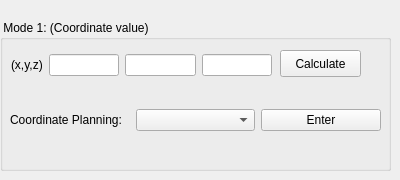
     <widget class="QWidget" name="page_2">
      <widget class="QGroupBox" name="groupBox_2">
       <property name="geometry">
        <rect>
         <x>0</x>
         <y>20</y>
         <width>391</width>
         <height>151</height>
        </rect>
       </property>
       <property name="title">
        <string> Mode 1: (Coordinate value)</string>
       </property>
       <widget class="QPushButton" name="pushButton_49">
        <property name="geometry">
         <rect>
          <x>280</x>
          <y>30</y>
          <width>81</width>
          <height>27</height>
         </rect>
        </property>
        <property name="text">
         <string>Calculate</string>
        </property>
       </widget>
       <widget class="QWidget" name="layoutWidget">
        <property name="geometry">
         <rect>
          <x>11</x>
          <y>30</y>
          <width>261</width>
          <height>31</height>
         </rect>
        </property>
        <layout class="QGridLayout" name="gridLayout_16">
         <item row="0" column="0">
          <widget class="QLabel" name="label_17">
           <property name="text">
            <string>(x,y,z)</string>
           </property>
          </widget>
         </item>
         <item row="0" column="1">
          <widget class="QLineEdit" name="lineEdit_8"/>
         </item>
         <item row="0" column="2">
          <widget class="QLineEdit" name="lineEdit_9"/>
         </item>
         <item row="0" column="3">
          <widget class="QLineEdit" name="lineEdit_10"/>
         </item>
        </layout>
       </widget>
       <widget class="QWidget" name="gridLayoutWidget_5">
        <property name="geometry">
         <rect>
          <x>10</x>
          <y>80</y>
          <width>371</width>
          <height>41</height>
         </rect>
        </property>
        <layout class="QGridLayout" name="gridLayout_29">
         <item row="0" column="2">
          <widget class="QPushButton" name="pushButton_enter">
           <property name="text">
            <string>Enter</string>
           </property>
          </widget>
         </item>
         <item row="0" column="1">
          <widget class="QComboBox" name="comboBox_coord_order"/>
         </item>
         <item row="0" column="0">
          <widget class="QLabel" name="label_38">
           <property name="text">
            <string>Coordinate Planning:</string>
           </property>
          </widget>
         </item>
        </layout>
       </widget>
      </widget>
     </widget>
